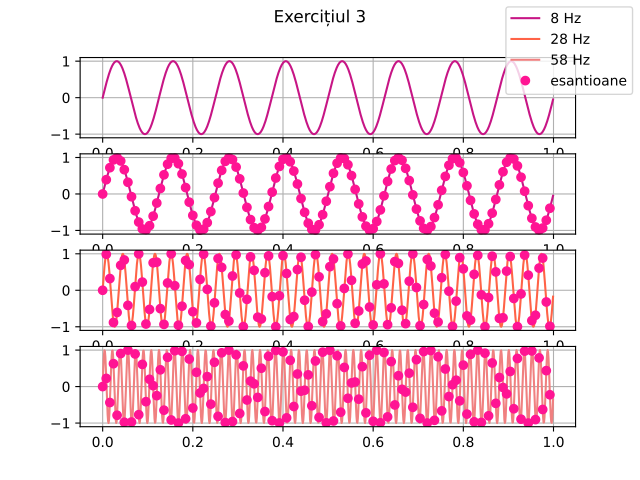

Recreate this plot in Python.
import numpy as np
import matplotlib.pyplot as plt

fig, axs = plt.subplots(4)
fig.suptitle('Exercițiul 3')

fsd = 1000

t = np.arange(0, 1, 1 / fsd)

x = np.sin(2 * np.pi * 8 * t)
y = np.sin(2 * np.pi * 28 * t)
z = np.sin(2 * np.pi * 58 * t)

fs = 125 # 2 * 58 = 116; 125 > 116

te = t[::fsd // fs]
xe = x[::fsd // fs]
ye = y[::fsd // fs]
ze = z[::fsd // fs]

axs[0].plot(t, x, color='mediumvioletred', label='8 Hz')

axs[1].plot(t, x, color='mediumvioletred')
axs[1].plot(te, xe, 'o', color='deeppink')

axs[2].plot(t, y, color='tomato', label='28 Hz')
axs[2].plot(te, ye, 'o', color='deeppink')

axs[3].plot(t, z, color='lightcoral', label='58 Hz')
axs[3].plot(te, ze, 'o', color='deeppink', label='esantioane')

for ax in axs.flat:
    ax.set_ylim([-1.1, 1.1])
    ax.grid(True)

fig.legend(loc='upper right')

plt.savefig('lab/04/ex3.pdf')
plt.show()
